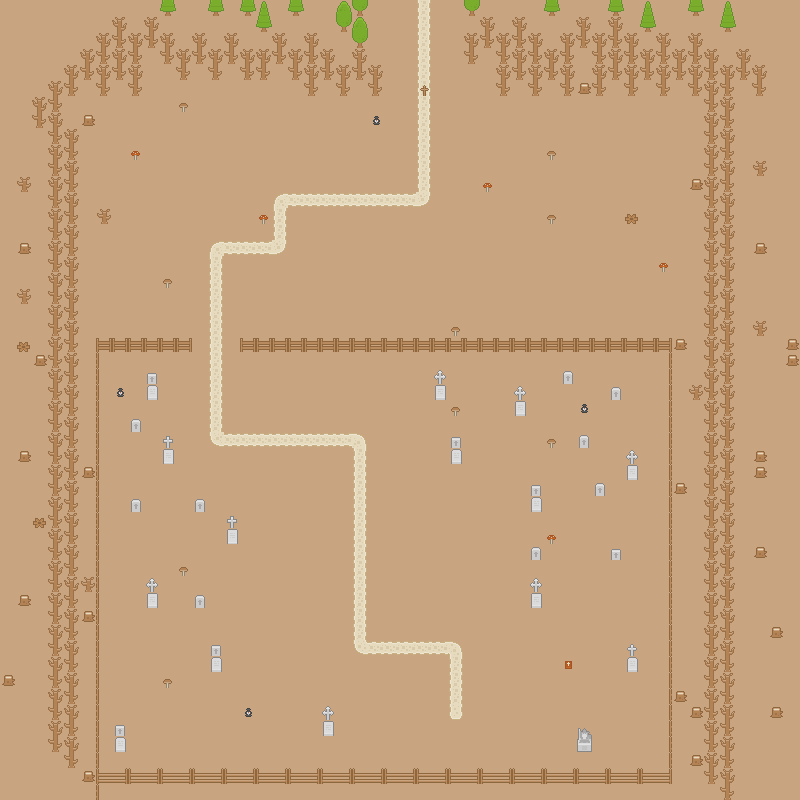

Below is a game level as drawn by its tile map, then a one-line description and the .tmx that defines it (tile-layer data replaced by summaries):
An orthogonal 50x50 tile map with 16x16 px tiles, 5 tile layers (Ground, Things on Ground, Objects, Wall Deco, ...).

<map version="1.0" orientation="orthogonal" renderorder="right-down" width="50" height="50" tilewidth="16" tileheight="16" nextobjectid="1">
 <tileset firstgid="1" name="roguelikeSheet_transparent" tilewidth="16" tileheight="16" spacing="1" tilecount="1767" columns="57">
  <image source="../Spritesheet/roguelikeSheet_transparent.png" width="968" height="526" />
 </tileset>
 <layer name="Ground" width="50" height="50">
  <data>[2500 cells, 2500 non-empty, 1 distinct tile ids]</data>
 </layer>
 <layer name="Things on Ground" width="50" height="50">
  <data>[2500 cells, 87 non-empty, 11 distinct tile ids]</data>
 </layer>
 <layer name="Objects" width="50" height="50">
  <data>[2500 cells, 497 non-empty, 27 distinct tile ids]</data>
 </layer>
 <layer name="Wall Deco" width="50" height="50">
  <data>[2500 cells, 0 non-empty, 0 distinct tile ids]</data>
 </layer>
 <layer name="Things you can walk behind" width="50" height="50">
  <data>[2500 cells, 0 non-empty, 0 distinct tile ids]</data>
 </layer>
</map>
